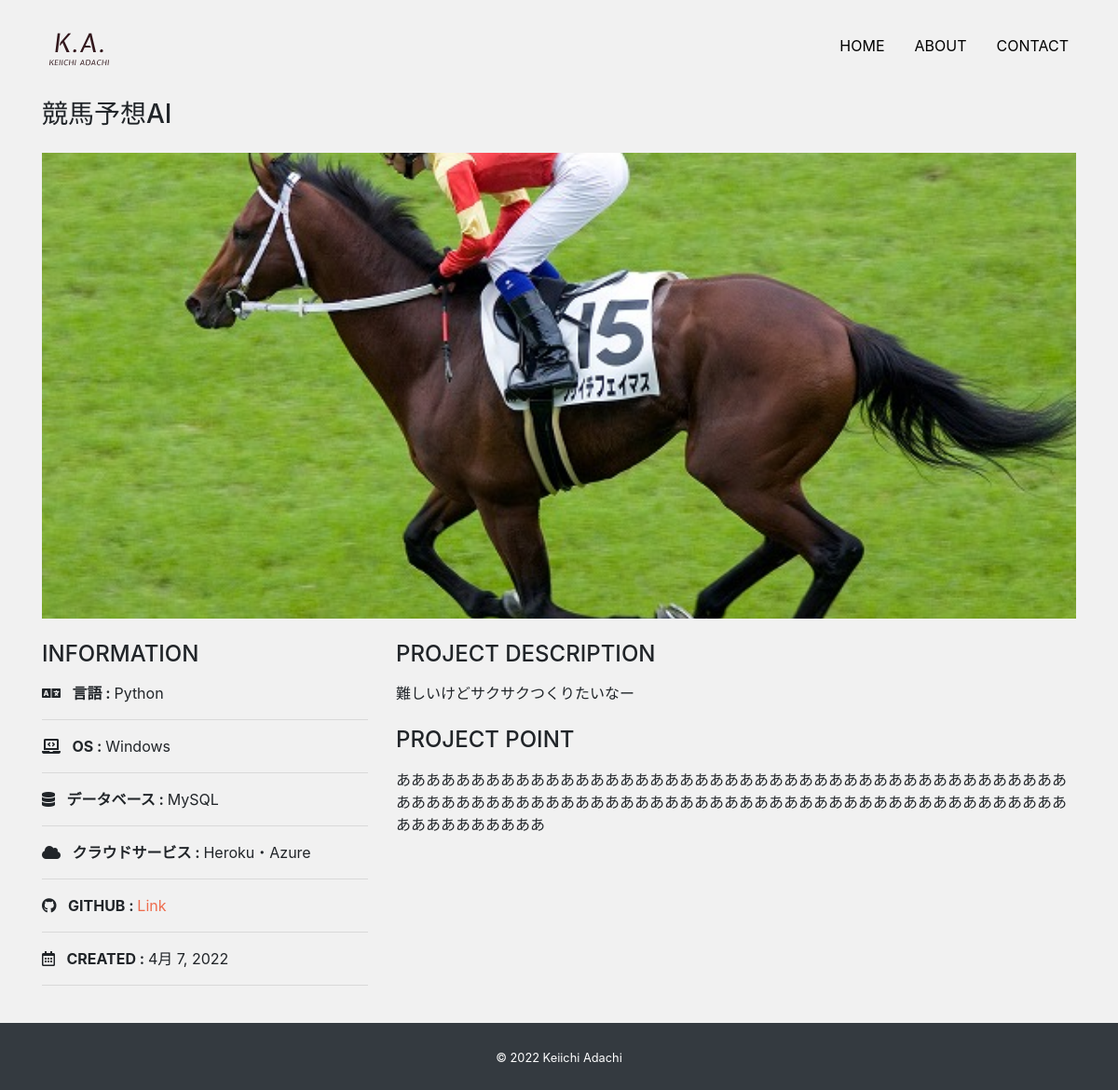
Screenshot of /detail/3/ with the database file from the repository.
### app/models.py (models this page shows, shortened)
class Work(models.Model):
    title = models.CharField('タイトル', max_length=100)
    image = models.ImageField(upload_to='images', verbose_name='イメージ画像')
    thumbnail = models.ImageField(upload_to='images', verbose_name='サムネイル', null=True, blank=True)
    language = models.CharField('言語', max_length=100,  null=True, blank=True)
    os = models.CharField('OS',max_length=100, null=True, blank=True)
    database = models.CharField('database',max_length=100, null=True, blank=True)
    framework = models.CharField('framework',max_length=100, null=True, blank=True)
    cloud = models.CharField('cloud',max_length=100, null=True, blank=True)
    url = models.CharField('URL', max_length=100, null=True, blank=True)
    deploy = models.CharField('deploy', max_length=100, null=True, blank=True)
    created = models.DateField('作成日時')
    description = models.TextField('説明')
    point = models.TextField('ポイント')

### app/views.py (the view)
# urls.py: path('detail/<int:pk>/',views.DetailView.as_view(), name='detail'),
class DetailView(View):
    def get(self, request, *args , **kwargs):
        work_data = Work.objects.get(id=self.kwargs['pk'])
        return render(request,'app/detail.html',{
            'work_data':work_data
        })

### app/templates/app/detail.html (shortened to what this page needs)
{% extends "app/base.html" %} {% block content %}
<h3 class="mb-4">{{ work_data.title }}</h3>
<div class="card top mb-4">
  <img src="{{ work_data.image.url }}" alt="" />
</div>
<div class="row">
  <div class="col-sm-4 mb-4">
    <h4 class="mb-3">INFORMATION</h4>
    {% if work_data.language %}
    <p>
        <i class="fas fa-language mr-2"></i>
        <span class="font-weight-bolder">言語 : </span>
        {{ work_data.language }}
    </p>
    <hr />
    {% endif %}
    {% if work_data.os %}
    <p>
        <i class="fas fa-laptop-code mr-2"></i>
        <span class="font-weight-bolder">OS : </span>
        {{ work_data.os }}
    </p>
    <hr />
    {% endif %}
    {% if work_data.database %}
    <p>
        <i class="fas fa-database mr-2"></i>
        <span class="font-weight-bolder">データベース : </span>
        {{ work_data.database }}
    </p>
    <hr />
    {% endif %}
    {% if work_data.cloud %}
    <p>
        <i class="fas fa-cloud mr-2"></i>
        <span class="font-weight-bolder">クラウドサービス : </span>
        {{ work_data.cloud }}
    </p>
    <hr />
    {% endif %}
    <p>
      <i class="fab fa-github mr-2"></i>
      <span class="font-weight-bolder">GITHUB : </span>
      {% if work_data.url %}
      <a class="link-color" href="{{ work_data.url }}" target="_blank">Link</a>
      {% else %} Private {% endif %}
    </p>
    <hr />
    <p>
      <i class="far fa-calendar-alt mr-2"></i>
      <span class="font-weight-bolder">CREATED : </span>
      {{ work_data.created }}
    </p>
    <hr />
  </div>
    <div class="col-sm-8 mb-5">
        <h4 class="mb-3">PROJECT DESCRIPTION</h4>
        <p class="mb-4">{{ work_data.description|linebreaksbr }}</p>
        <h4 class="mb-3">PROJECT POINT</h4>
        <p class="mb-4">{{ work_data.point|linebreaksbr }}</p>
    </div>
</div>
{% endblock %}

### app/static/css/style.css (style rules this page uses)
* { margin: 0; padding: 0; box-sizing: border-box; }
body { background: #f1f1f1; display: flex; flex-flow: column; min-height: 100vh; }
.top img { object-fit: cover; height: 500px; }
.link-color { color: #ee6c4d; }
.card { border: none; }

### rows the page displays
Work: title "競馬予想AI", image (picture), language "Python", os "Windows", database "MySQL", cloud "Heroku・Azure", created "4月 7, 2022", description "難しいけどサクサクつくりたいなー", point "ああああああああああああああああああああああああああああああああああああああああああああああああああああああああああああああああああああああああああああああああああああああああああああああああああああ"
